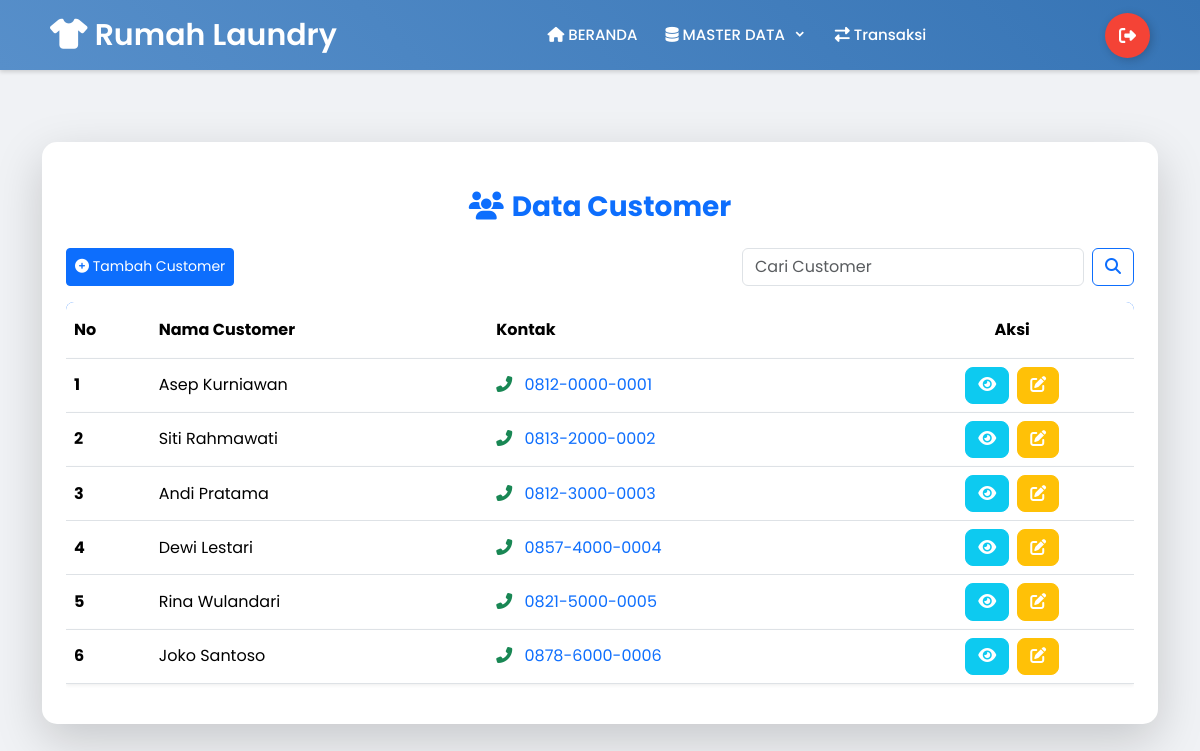
The app's page /admin/customer/show_customer.php (signed in) with its own data.
### tables this page shows
CREATE TABLE `customer` (
  `id_customer` int(11) NOT NULL,
  `nama_customer` varchar(100) NOT NULL,
  `no_telp` varchar(15) NOT NULL
);

### admin/customer/show_customer.php (the view, shortened to what this page needs)
<?php
include "../include/koneksi.php";
include "../include/header.php";
include "../include/navbar.php";
?>
<!DOCTYPE html>
<html lang="id">
<head>
</head>
<body>
<div class="container mt-5 pt-4">
    <div class="card shadow-lg p-4 border-0">
        <h3 class="text-center text-primary mt-4 mb-4">
            <i class="fas fa-users me-2"></i><b>Data Customer</b>
        </h3>
        <div class="d-flex justify-content-between mb-3">
            <button class="btn btn-sm btn-primary" data-bs-toggle="modal" data-bs-target="#modalTambah">
                <i class="fas fa-plus-circle"></i> Tambah Customer
            </button>
            <form class="d-flex" method="GET" action="">
                <input class="form-control me-2" type="search" name="search" placeholder="Cari Customer" aria-label="Search">
                <button class="btn btn-outline-primary" type="submit">
                    <i class="fas fa-search"></i>
                </button>
            </form>
        </div>
        <div class="table-responsive rounded-3">
            <table class="table table-hover align-middle">
                <thead class="bg-primary text-white">
                    <tr>
                        <th class="py-3">No</th>
                        <th class="py-3">Nama Customer</th>
                        <th class="py-3">Kontak</th>
                        <th class="py-3 text-center">Aksi</th>
                    </tr>
                </thead>
                <tbody class="bg-white">
                    <?php
                    $search = isset($_GET['search']) ? $_GET['search'] : '';
                    $sql = "SELECT * FROM customer
                            WHERE nama_customer LIKE '%$search%'
                               OR no_telp LIKE '%$search%'";
                    $sql_eksekusi = mysqli_query($koneksi, $sql);
                    if ($sql_eksekusi && mysqli_num_rows($sql_eksekusi) > 0):
                        $no = 1;
                        while ($data = mysqli_fetch_array($sql_eksekusi)):
                    ?>
                    <tr class="shadow-sm">
                        <td class="fw-bold"><?= $no++; ?></td>
                        <td><?= htmlspecialchars($data['nama_customer']); ?></td>
                        <td>
                            <a href="tel:<?= htmlspecialchars($data['no_telp']); ?>" class="text-decoration-none">
                                <i class="fas fa-phone-alt me-2 text-success"></i>
                                <?= htmlspecialchars($data['no_telp']); ?>
                            </a>
                        </td>
                        <td class="text-center">
                            <div class="d-flex gap-2 justify-content-center">
                                <button class="btn btn-info btn-action text-white"
                                        data-bs-toggle="modal"
                                        data-bs-target="#modalLihat<?= $data['id_customer']; ?>">
                                    <i class="fas fa-eye"></i>
                                </button>
                                <button class="btn btn-warning btn-action text-white"
                                        data-bs-toggle="modal"
                                        data-bs-target="#modalEdit<?= $data['id_customer']; ?>">
                                    <i class="fas fa-edit text-white"></i>
                                </button>
                            </div>
                        </td>
                    </tr>
                <?php endwhile; ?>
            <?php endif; ?>
        </tbody>
    </table>
</div>
<?php
    echo "</div>";
    echo "</div>";
    include "../include/footer.php";
?>

### admin/include/navbar.php (style rules this page uses)
* { margin: 0; padding: 0; box-sizing: border-box; font-family: 'Poppins', sans-serif; }
body { min-height: 100vh; background-color: #f0f2f5; }

### admin/customer/show_customer.php (style rules this page uses)
body { padding-top: 70px; font-family: 'Poppins', sans-serif; }
.card { border-radius: 15px; box-shadow: 0 4px 6px rgba(0,0,0,0.1); }
.btn-action { padding: 0.35rem 0.75rem; border-radius: 8px; transition: all 0.3s ease; }

### records on screen
customer: nama_customer "Asep Kurniawan", no_telp "0812-0000-0001"
customer: nama_customer "Siti Rahmawati", no_telp "0813-2000-0002"
customer: nama_customer "Andi Pratama", no_telp "0812-3000-0003"
customer: nama_customer "Dewi Lestari", no_telp "0857-4000-0004"
customer: nama_customer "Rina Wulandari", no_telp "0821-5000-0005"
customer: nama_customer "Joko Santoso", no_telp "0878-6000-0006"
